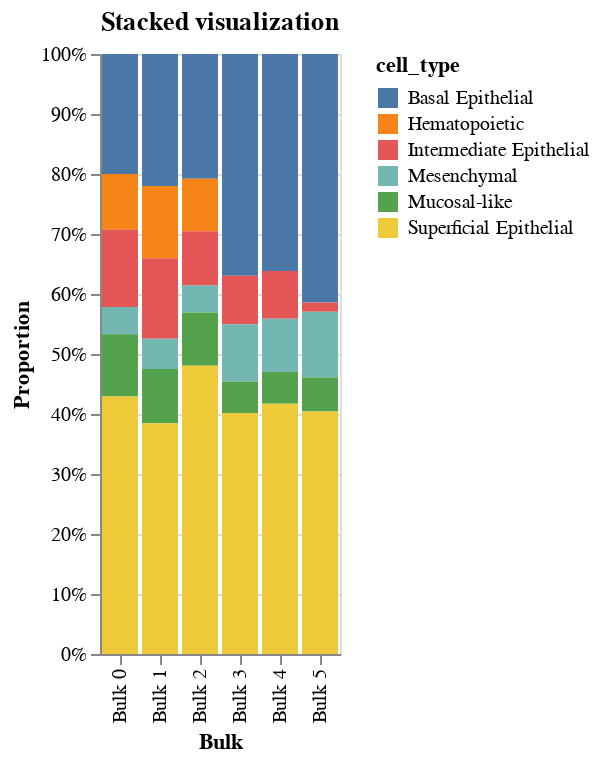

The code cell stored with this chart in its notebook:
### Code cell
model.plot_proportions('stacked').properties(title="Stacked visualization")

### Figure 1 — Vega-Lite specification as saved in the notebook (floating-point values rounded to 4 significant figures)
{"config": {"view": {"continuousWidth": 400, "continuousHeight": 300}}, "data": {"name": "data-623bcf2d9a286a7b69ed8f031ae415ea"}, "mark": "bar", "encoding": {"color": {"field": "cell_type", "type": "nominal"}, "x": {"axis": {"title": "Bulk"}, "field": "index", "type": "nominal"}, "y": {"aggregate": "sum", "axis": {"title": "Proportion"}, "field": "proportion", "stack": "normalize", "type": "quantitative"}}, "title": "Stacked visualization", "$schema": "https://vega.github.io/schema/vega-lite/v4.17.0.json", "datasets": {"data-623bcf2d9a286a7b69ed8f031ae415ea": [{"index": "Bulk 0", "cell_type": "Basal Epithelial", "proportion": 0.2002, "ci_err": 0.05202, "ci_low": 0.1482, "ci_high": 0.2522}, {"index": "Bulk 1", "cell_type": "Basal Epithelial", "proportion": 0.2201, "ci_err": 0.04135, "ci_low": 0.1787, "ci_high": 0.2614}, {"index": "Bulk 2", "cell_type": "Basal Epithelial", "proportion": 0.2078, "ci_err": 0.04356, "ci_low": 0.1642, "ci_high": 0.2513}, {"index": "Bulk 3", "cell_type": "Basal Epithelial", "proportion": 0.3698, "ci_err": 0.5, "ci_low": 0.0, "ci_high": 0.8698}, {"index": "Bulk 4", "cell_type": "Basal Epithelial", "proportion": 0.3616, "ci_err": 0.5, "ci_low": 0.0, "ci_high": 0.8616}, {"index": "Bulk 5", "cell_type": "Basal Epithelial", "proportion": 0.4141, "ci_err": 0.5, "ci_low": 0.0, "ci_high": 0.9141}, {"index": "Bulk 0", "cell_type": "Hematopoietic", "proportion": 0.09289, "ci_err": 0.04867, "ci_low": 0.04422, "ci_high": 0.1416}, {"index": "Bulk 1", "cell_type": "Hematopoietic", "proportion": 0.1204, "ci_err": 0.05606, "ci_low": 0.06432, "ci_high": 0.1764}, {"index": "Bulk 2", "cell_type": "Hematopoietic", "proportion": 0.08748, "ci_err": 0.04605, "ci_low": 0.04143, "ci_high": 0.1335}, {"index": "Bulk 3", "cell_type": "Hematopoietic", "proportion": 0.0, "ci_err": 0.5, "ci_low": 0.0, "ci_high": 0.5}, {"index": "Bulk 4", "cell_type": "Hematopoietic", "proportion": 0.0, "ci_err": 0.5, "ci_low": 0.0, "ci_high": 0.5}, {"index": "Bulk 5", "cell_type": "Hematopoietic", "proportion": 0.0, "ci_err": 0.5, "ci_low": 0.0, "ci_high": 0.5}, {"index": "Bulk 0", "cell_type": "Intermediate Epithelial", "proportion": 0.1287, "ci_err": 0.07745, "ci_low": 0.05121, "ci_high": 0.2061}, {"index": "Bulk 1", "cell_type": "Intermediate Epithelial", "proportion": 0.1339, "ci_err": 0.07816, "ci_low": 0.05578, "ci_high": 0.2121}, {"index": "Bulk 2", "cell_type": "Intermediate Epithelial", "proportion": 0.09061, "ci_err": 0.0568, "ci_low": 0.03381, "ci_high": 0.1474}, {"index": "Bulk 3", "cell_type": "Intermediate Epithelial", "proportion": 0.08077, "ci_err": 0.5, "ci_low": 0.0, "ci_high": 0.5808}, {"index": "Bulk 4", "cell_type": "Intermediate Epithelial", "proportion": 0.07948, "ci_err": 0.5, "ci_low": 0.0, "ci_high": 0.5795}, {"index": "Bulk 5", "cell_type": "Intermediate Epithelial", "proportion": 0.01549, "ci_err": 0.5, "ci_low": 0.0, "ci_high": 0.5155}, {"index": "Bulk 0", "cell_type": "Mesenchymal", "proportion": 0.04541, "ci_err": 0.02477, "ci_low": 0.02064, "ci_high": 0.07017}, {"index": "Bulk 1", "cell_type": "Mesenchymal", "proportion": 0.05054, "ci_err": 0.01946, "ci_low": 0.03107, "ci_high": 0.07}, {"index": "Bulk 2", "cell_type": "Mesenchymal", "proportion": 0.04489, "ci_err": 0.02082, "ci_low": 0.02408, "ci_high": 0.06571}, {"index": "Bulk 3", "cell_type": "Mesenchymal", "proportion": 0.09583, "ci_err": 0.5, "ci_low": 0.0, "ci_high": 0.5958}, {"index": "Bulk 4", "cell_type": "Mesenchymal", "proportion": 0.08912, "ci_err": 0.5, "ci_low": 0.0, "ci_high": 0.5891}, {"index": "Bulk 5", "cell_type": "Mesenchymal", "proportion": 0.1097, "ci_err": 0.5, "ci_low": 0.0, "ci_high": 0.6097}, {"index": "Bulk 0", "cell_type": "Mucosal-like", "proportion": 0.1035, "ci_err": 0.05156, "ci_low": 0.05197, "ci_high": 0.1551}, {"index": "Bulk 1", "cell_type": "Mucosal-like", "proportion": 0.09056, "ci_err": 0.04126, "ci_low": 0.0493, "ci_high": 0.1318}, {"index": "Bulk 2", "cell_type": "Mucosal-like", "proportion": 0.08896, "ci_err": 0.04605, "ci_low": 0.04291, "ci_high": 0.135}, {"index": "Bulk 3", "cell_type": "Mucosal-like", "proportion": 0.0521, "ci_err": 0.5, "ci_low": 0.0, "ci_high": 0.5521}, {"index": "Bulk 4", "cell_type": "Mucosal-like", "proportion": 0.05276, "ci_err": 0.5, "ci_low": 0.0, "ci_high": 0.5528}, {"index": "Bulk 5", "cell_type": "Mucosal-like", "proportion": 0.05671, "ci_err": 0.5, "ci_low": 0.0, "ci_high": 0.5567}, {"index": "Bulk 0", "cell_type": "Superficial Epithelial", "proportion": 0.4293, "ci_err": 0.04607, "ci_low": 0.3832, "ci_high": 0.4754}, {"index": "Bulk 1", "cell_type": "Superficial Epithelial", "proportion": 0.3845, "ci_err": 0.04567, "ci_low": 0.3388, "ci_high": 0.4302}, {"index": "Bulk 2", "cell_type": "Superficial Epithelial", "proportion": 0.4803, "ci_err": 0.04156, "ci_low": 0.4387, "ci_high": 0.5218}, {"index": "Bulk 3", "cell_type": "Superficial Epithelial", "proportion": 0.4015, "ci_err": 0.5, "ci_low": 0.0, "ci_high": 0.9015}, {"index": "Bulk 4", "cell_type": "Superficial Epithelial", "proportion": 0.417, "ci_err": 0.5, "ci_low": 0.0, "ci_high": 0.917}, {"index": "Bulk 5", "cell_type": "Superficial Epithelial", "proportion": 0.404, "ci_err": 0.5, "ci_low": 0.0, "ci_high": 0.904}]}}
